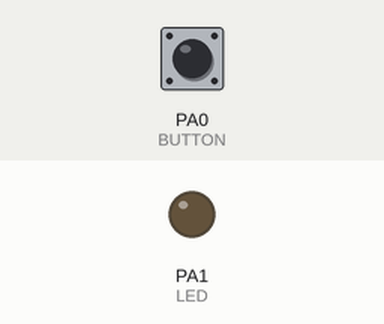
The program below on a simulated ATmega32, built with avr-gcc and emulated at 16 MHz. Shown: output pins drawn as LEDs (lit = HIGH). The test bench sets the inputs (shaded band); at power-on: PA0 (BUTTON) HIGH.

Above: at 1.2 s.
1.3 s: PA0 (BUTTON) pulled LOW for 0.15 s
At 1.44 s:
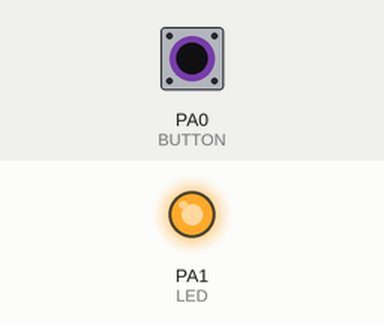
3.0 s: PA0 (BUTTON) pulled LOW for 3.2 s
At 6.9 s:
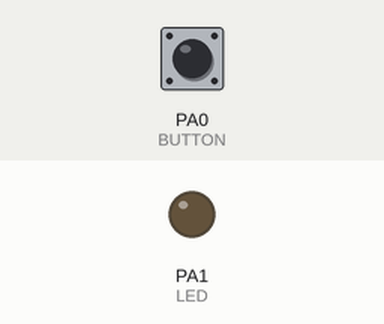
Timing chart, 0 to 8.4 s (numbered marks = the images above; inputs shaded):
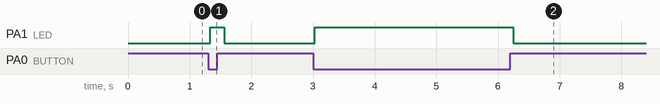

The program:

main.c
```c
/*
 * DIO_Pullup_test.c
 *
 * Created: 5/23/2020 12:50:11 PM
 * Author : Mohamed
 */


#define F_CPU 16000000
//#include <avr/io.h>
#include <util/delay.h>

#include "bit_math.h"
#include "STD_Types.h"
#include "app_cfg.h" //config your app pins


int main(void)
{
	//const int x=5;
//	DDRC=0x00;//all pins are inputs
	//PA0 -active low button
	CLEAR_BIT(BUTTON_DDR,BUTTON);
	SET_BIT(Button_PORT,BUTTON); //enable pull-up
	//CLEAR_BIT(SFIOR,PUD); //PUD=0
	SET_BIT(LED_DDR,LED);//LED

    while (1)
    {
		if (GET_BIT(Button_PIN,BUTTON)==LOW)
		{ _delay_ms(30);
			//LED ON
			LED_ON();
			//SET_BIT(LED_PORT,LED);
			_delay_ms(100);
		}
		else
		CLEAR_BIT(LED_PORT,LED);
    }
}
```

led.c
```c
/*
 * led.c
 *
 * Created: 5/23/2020 3:44:03 PM
 *  Author: Mohamed
 * LED Driver
 */

#include "bit_math.h"
#include "dio_hw.h"
#include "app_cfg.h"

void LED_ON(){

	SET_BIT(LED_PORT,LED);
}
void LED_OFF(){

}
void LED_Init(){

}
```

app_cfg.h
```c
/*
 * app_cfg.h
 *
 * Created: 5/23/2020 1:02:18 PM
 *  Author: infin
 */


#ifndef APP_CFG_H_
#define APP_CFG_H_
#include "dio_hw.h"
#define BUTTON   0
#define LED	     1
#define BUTTON_DDR      DDRA_REG
#define Button_PORT		PORTA_REG
#define Button_PIN		PINA_REG
#define LED_DDR		    DDRA_REG
#define LED_PORT	    PORTA_REG


#endif /* APP_CFG_H_ */
```

STD_Types.h
```c
/*
 * STD_Types.h
 *
 * Created: 5/22/2020 3:36:13 PM
 *  Author: infin
 */


#ifndef STD_TYPES_H_
#define STD_TYPES_H_

typedef unsigned char uint8;
typedef unsigned short int uint16;
typedef unsigned long int uint32;
typedef float float16;
typedef double float32;

typedef enum{
	LOW=0,
	HIGH
}STD_LevelType;


#endif /* STD_TYPES_H_ */
```

bit_math.h
```c
/*
 * bit_math.h
 *
 * Created: 5/22/2020 2:16:07 PM
 *  Author: Mohamed
 */


#ifndef BIT_MATH_H_
#define BIT_MATH_H_

#define SET_BIT(var,bit)	var|=(1<<bit)
#define CLEAR_BIT(var,bit)	var&=~(1<<bit)
#define GET_BIT(var,bit)	((var>>bit)&1)
#define TOGGLE_BIT(var,bit)	var^=(1<<bit)

#endif /* BIT_MATH_H_ */
```

dio_hw.h
```c
/*
 * dio_hw.h
 *
 * Created: 5/23/2020 2:55:12 PM
 *  Author: Mohamed
 */


#ifndef DIO_HW_H_
#define DIO_HW_H_
#include "STD_Types.h"

#define PINA_REG	*((volatile const uint8*)0x39)  //read only
#define DDRA_REG   *((volatile uint8 *) 0x3A)
#define PORTA_REG    *((volatile uint8*)0x3B)

#define PINB_REG	*((volatile const uint8*)0x36)  //read only
#define DDRB_REG    *((volatile uint8 *) 0x37)
#define PORTB_REG    *((volatile uint8*)0x38)


#define PINC_REG	*((volatile const uint8*)0x33)  //read only
#define DDRC_REG    *((volatile uint8 *) 0x34)
#define PORTC_REG    *((volatile uint8*)0x35)


#define PIND_REG	*((volatile const uint8*)0x30)  //read only
#define DDRD_REG    *((volatile uint8 *) 0x31)
#define PORTD_REG    *((volatile uint8*)0x32)


#endif /* DIO_HW_H_ */
```

Measured:
- after the input at 1.3 s, PA1 (LED): LOW → HIGH at once, → LOW 0.23 s later
- after the input at 3.0 s, PA1 (LED): LOW → HIGH at once, → LOW 3.2 s later
